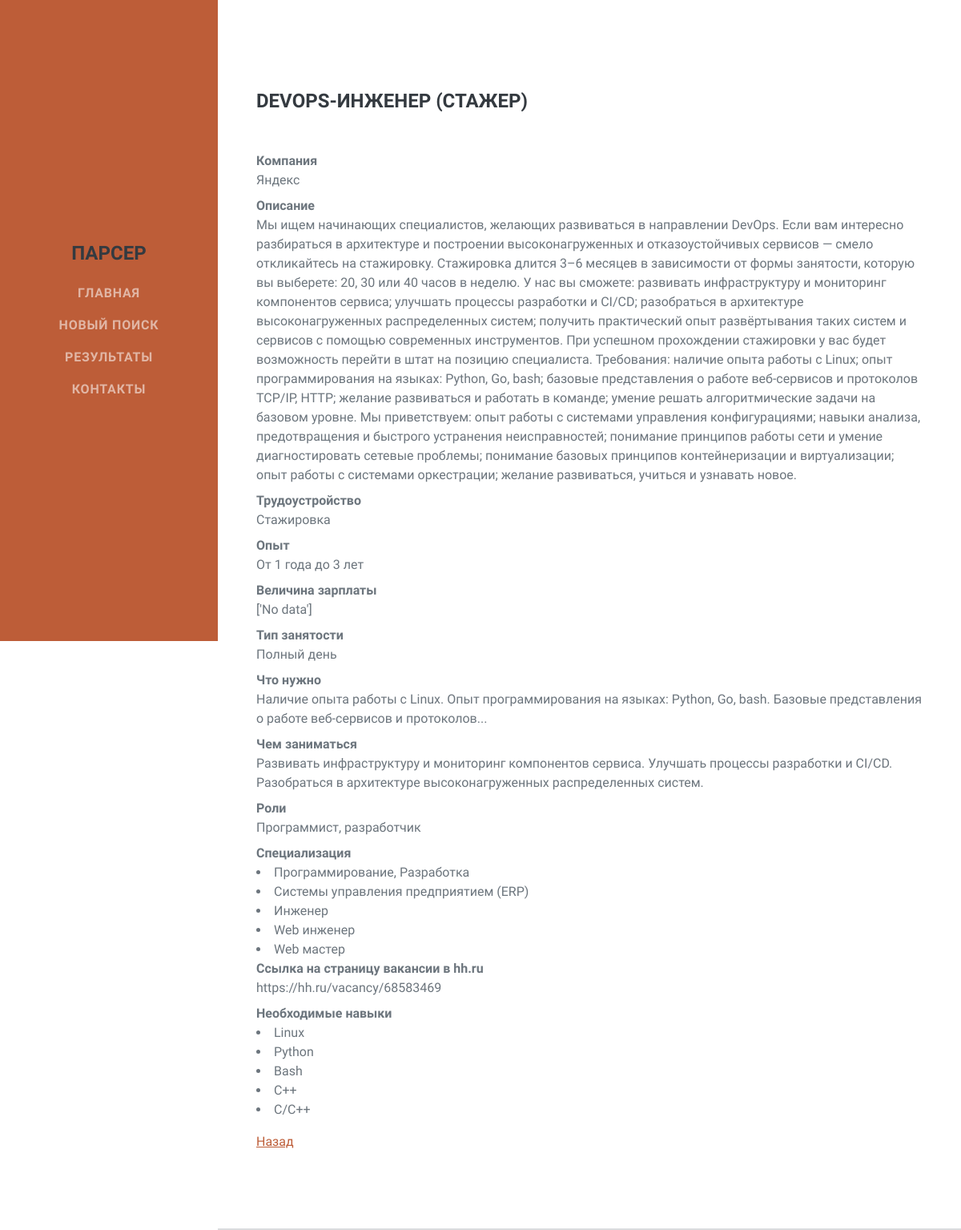
/vacancy/1/, run on the app's committed database.
### parser_hh/models.py (models this page shows, shortened)
class Vacancy(models.Model):
    name = models.CharField(max_length=32)
    description = models.TextField(blank=True)  # Описание
    employment = models.ForeignKey(Employment, on_delete=models.CASCADE,
                                   blank=True)
    experience = models.ForeignKey(Experience, on_delete=models.CASCADE,
                                   blank=True)
    salary = models.ForeignKey(Salary, on_delete=models.CASCADE, blank=True)
    schedule = models.ForeignKey(Schedule, on_delete=models.CASCADE, blank=True)
    requirement = models.TextField(blank=True)
    responsibility = models.TextField(blank=True)
    role = models.CharField(max_length=64, blank=True)
    specialization = models.ManyToManyField(Specialization, blank=True)
    url = models.CharField(max_length=64, blank=True)
    skill = models.ManyToManyField(Skill, blank=True)
    company = models.ForeignKey(Company, on_delete=models.CASCADE)

class Company(models.Model):
    name = models.CharField(max_length=32, unique=True)
    city = models.ForeignKey(City, on_delete=models.CASCADE)
    address = models.TextField(max_length=128, blank=True)
    contact = models.TextField(max_length=128, blank=True)
    def __str__(self):
        return self.name

class Employment(models.Model):
    name = models.CharField(max_length=16, unique=True)
    def __str__(self):
        return self.name

class Experience(models.Model):
    name = models.CharField(max_length=64, unique=True)
    def __str__(self):
        return self.name

class Salary(models.Model):
    name = models.CharField(max_length=32, unique=True, blank=True)
    def __str__(self):
        return self.name

class Schedule(models.Model):
    name = models.CharField(max_length=16, unique=True)
    def __str__(self):
        return self.name

class Specialization(models.Model):
    name = models.CharField(max_length=64, unique=True, blank=True)
    def __str__(self):
        return self.name

class Skill(models.Model):
    name = models.CharField(max_length=32, unique=True, blank=True)
    def __str__(self):
        return self.name

### parser_hh/views.py (the view)
# urls.py: path('vacancy/<int:pk>/', views.VacancyDetailView.as_view(),
class VacancyDetailView(DetailView):
    model = Vacancy
    template_name = 'parser_hh/vacancy.html'

### parser_hh/templates/parser_hh/vacancy.html (shortened to what this page needs)
{% extends "base.html" %}
{% block content %}
        <div class="container-fluid p-0">
            <section class="resume-section" id="about">
                <div class="resume-section-content">
                    <h4 class="mb-0">
                        {{object.name}}
                    </h4>
                    <p class="lead mb-5">
                        <dl>
                            <dt>Компания</dt><dd>{{object.company}}</dd>
                            <dt>Описание</dt><dd>{{object.description}}</dd>
                            <dt>Трудоустройство</dt>
                            <dd>{{object.employment}}</dd>
                            <dt>Опыт</dt><dd>{{object.experience}}</dd>
                            <dt>Величина зарплаты</dt><dd>{{object.salary}}</dd>
                            <dt>Тип занятости</dt><dd>{{object.schedule}}</dd>
                            <dt>Что нужно</dt><dd>{{object.requirement}}</dd>
                            <dt>Чем заниматься</dt>
                            <dd>{{object.responsibility}}</dd>
                            <dt>Роли</dt><dd>{{object.role}}</dd>
                            <dt>Специализация</dt>
                            {% for specialization in object.specialization.all %}
                                <li>{{specialization}}</li>
                            {% endfor %}
                            <dt>Ссылка на страницу вакансии в hh.ru</dt>
                            <dd>{{object.url}}</dd>
                            <dt>Необходимые навыки</dt>
                            {% for skill in object.skill.all %}
                                <li>{{skill}}</li>
                            {% endfor %}
                        </dl>
                        <a href="{% url 'parser:results' %}">Назад</a>
                    </p>
                </div>
            </section>
        </div>
{% endblock %}

### data on the page
Vacancy: name "DEVOPS-ИНЖЕНЕР (СТАЖЕР)", company "Яндекс", description "Мы ищем начинающих специалистов, желающих развиваться в направлении DevOps. Если вам интересно разбираться в архитектуре и построении высоконагруженных и отказоустойчивых сервисов — смело откликайтесь на стажировку. Стажировка длится 3–6 месяцев в зависимости от формы занятости, которую вы выберете: 20, 30 или 40 часов в неделю. У нас вы сможете: развивать инфраструктуру и мониторинг компонентов сервиса; улучшать процессы разработки и CI/CD; разобраться в архитектуре высоконагруженных распределенных систем; получить практический опыт развёртывания таких систем и сервисов с помощью современных инструментов. При успешном прохождении стажировки у вас будет возможность перейти в штат на позицию…", employment "Стажировка", experience "От 1 года до 3 лет", salary "['No data']", schedule "Полный день", requirement "Наличие опыта работы с Linux. Опыт программирования на языках: Python, Go, bash. Базовые представления о работе веб-сервисов и протоколов...", responsibility "Развивать инфраструктуру и мониторинг компонентов сервиса. Улучшать процессы разработки и CI/CD. Разобраться в архитектуре высоконагруженных распределенных систем.", role "Программист, разработчик", url "https://hh.ru/vacancy/68583469"
Specialization: name "Программирование, Разработка"
Specialization: name "Системы управления предприятием (ERP)"
Specialization: name "Инженер"
Specialization: name "Web инженер"
Specialization: name "Web мастер"
Skill: name "Linux"
Skill: name "Python"
Skill: name "Bash"
Skill: name "C++"
Skill: name "C/C++"
